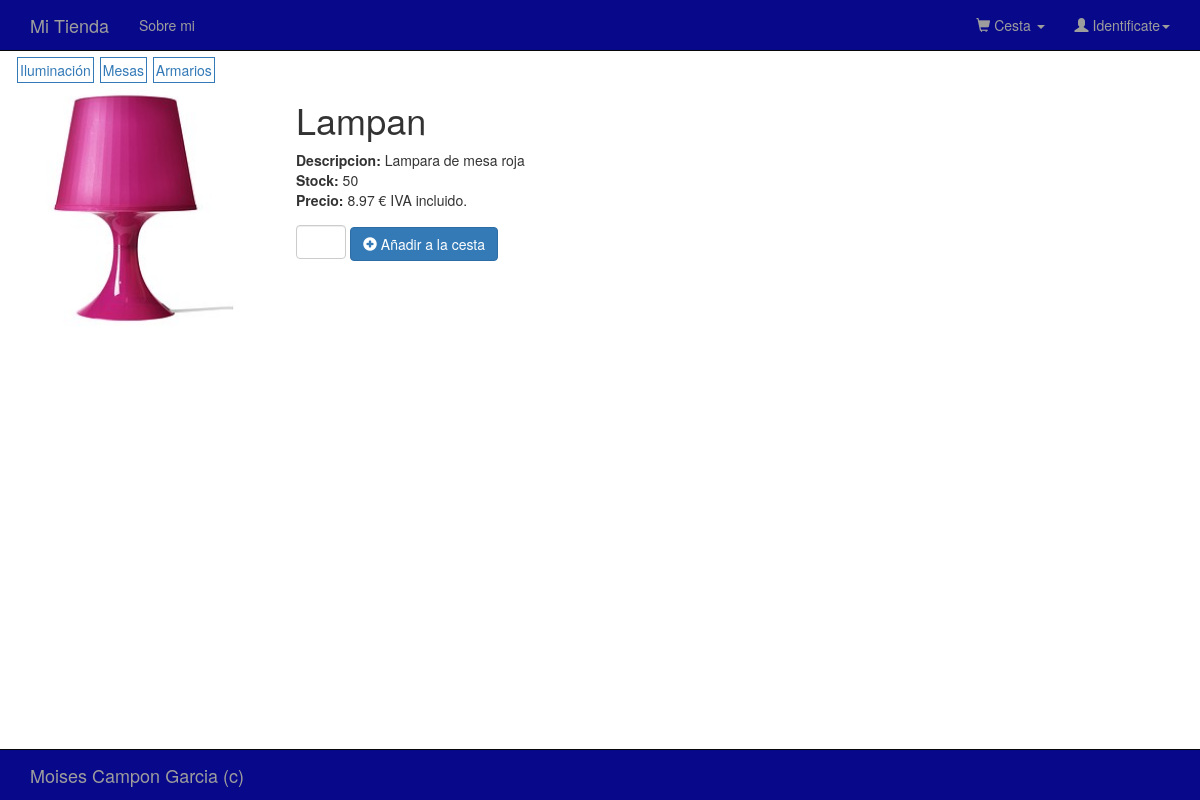
Page /index.php/home/ShowProductById/69 on the earlier database version.
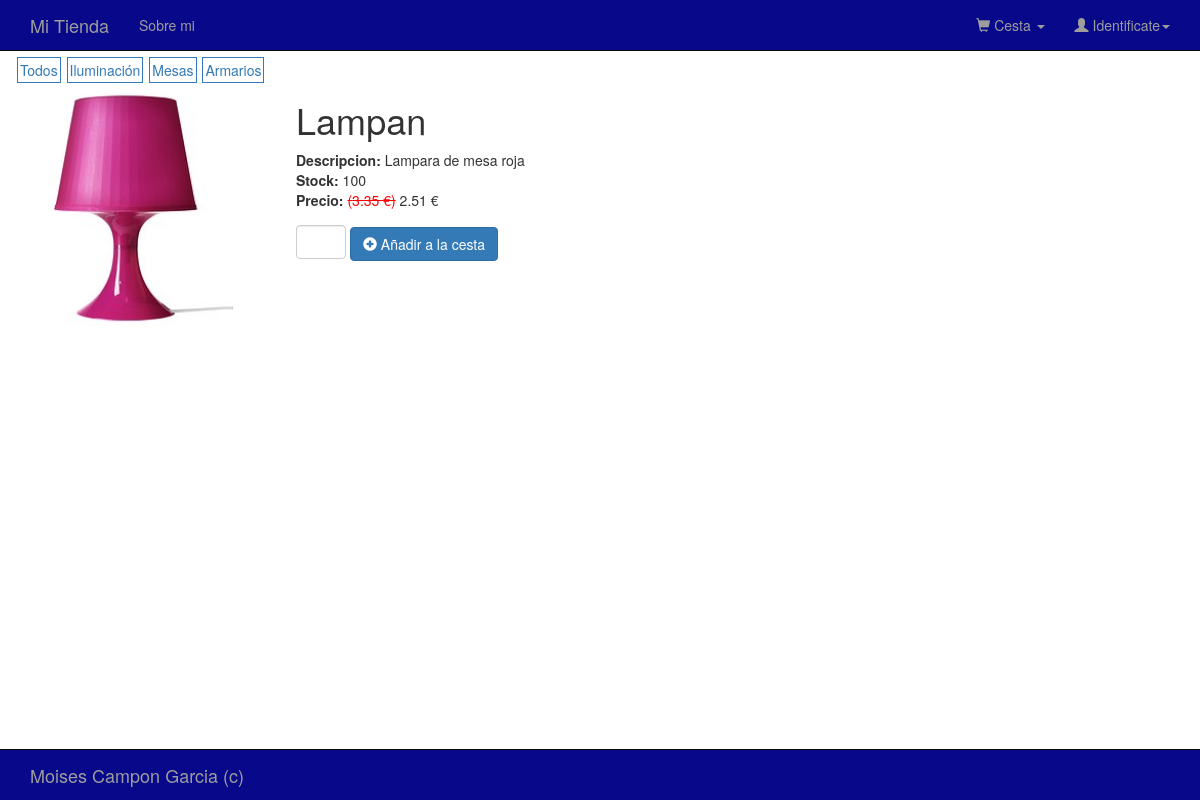
Same page on the later database version.
### tables this page shows
CREATE TABLE `category` (
  `idCategory` int(11) NOT NULL,
  `name` varchar(45) DEFAULT NULL,
  `description` text,
  `isActive` tinyint(1) DEFAULT NULL,
  `cod` varchar(45) NOT NULL
);

CREATE TABLE `product` (
  `idProduct` int(11) NOT NULL,
  `name` varchar(45) DEFAULT NULL,
  `price` decimal(6,2) DEFAULT NULL,
  `discount` decimal(5,2) DEFAULT NULL,
  `image` varchar(256) DEFAULT NULL,
  `iva` decimal(5,2) DEFAULT NULL,
  `description` text,
  `stock` int(11) DEFAULT NULL,
  `category_idCategory` int(11) NOT NULL,
  `isActive` tinyint(1) DEFAULT NULL,
  `cod` varchar(15) NOT NULL
);

### application/controllers/home.php (called while the page is built, shortened)
<?php
class Home extends CI_Controller {
	public function __construct()
	{
			$this->load->model('productModel');
			$this->load->model('categoryModel');
	}
    public function ShowProductById($idProduct)
    {
        $this->session->set_userdata("url", 'home/product/' . $idProduct . '');
        $categoryList = $this->categoryModel->GetCategoryList();
        $product = $this->productModel->GetProductById($idProduct);
        $data['categoryList'] = $categoryList;
        $data['product'] = $product;
        $data['user'] = $this->session->userdata("login");
        $data['bodyView'] = $this->load->view('/products/productView', $data, TRUE);
        $this->load->view('layout', $data);
    }
}

### index.php (called while the page is built, shortened)
<?php
require_once BASEPATH.'core/CodeIgniter.php';

### application/models/categoryModel.php (called while the page is built, shortened)
<?php
class CategoryModel extends CI_Model {
	function GetCategoryList(){
    	return $this->db->where('isActive', true)->get('category')->result();
   }
}
?>

### application/models/productModel.php (called while the page is built, shortened)
<?php
class ProductModel extends CI_Model {
  public function GetProductById($idProduct)
  {
    return $this->db->where('idProduct',$idProduct)->where('isActive', true)->get('product')->row();
  }
}

### application/views/products/productView.php (the view, shortened to what this page needs)
<?php
	$iva = $product->iva;
	$priceIVA = $product->price * $iva;
	$finalPrice = $priceIVA;
    if (($product->discount != NULL) && ($product->discount > 0)){
        $finalPrice = $finalPrice * (100 - $product->discount) / 100;
    }
    $priceIVA = round($priceIVA, 2);
    $finalPrice = round($finalPrice, 2);
?>
<div class="own-category">
    <?php foreach ($categoryList as $row) { ?>
        <a href="<?= site_url('home/ShowProductList/' . $row->idCategory) ?> "> <?= $row->name ?></a>
    <?php } ?>
</div>
<div>
	<div>
		<div class="pull-left">
			<img width="256" height="256" src="<?= base_url('assets/images/products/' . $product->image)?>"
				onerror="this.src='<?= base_url('assets/images/products/' . 'unavailable.png')?>';" alt="">
		</div>
		<div class="pull-left" style="margin-left: 25px;">
			<h1 style="margin-lef">
				<?=$product->name ?>
			</h1>
			<div>
				<strong>Descripcion: </strong> <?= $product->description ?>
			</div>
			<div>
				<strong>Stock: </strong> <?= $product->stock ?>
			</div>
			<div>
				<strong>Precio: </strong>
				<?php
				if (($product->discount != NULL) && ($product->discount > 0)){
				echo "<span class='old-price'>($priceIVA €)</span> $finalPrice €";
			    }else{
				echo $priceIVA . ' € IVA incluido.';
			    }
				?>
			</div>
			<?php if ($product->stock > 0){?>
			<div style="margin-top: 15px;">
				<input class="form-control" type="text" id="quantity" style="display:inline-block; width:50px;">
				<button class="btn btn-primary" id="add">
					<span class="glyphicon glyphicon glyphicon-plus-sign" aria-hidden="true"></span> Añadir a la cesta
				</button>
			</div>
			<?php }	?>
		</div>
	</div>
</div>

Differences in the rows shown:
added category: name "Todos"
changed product "Lampan": stock "50" → "100"; discount 0 → 25 (drawn); finalPrice (not shown) → "2.51"; priceIVA "8.97" → "3.35"
Other differences:
text no longer shown: "€ IVA incluido."
